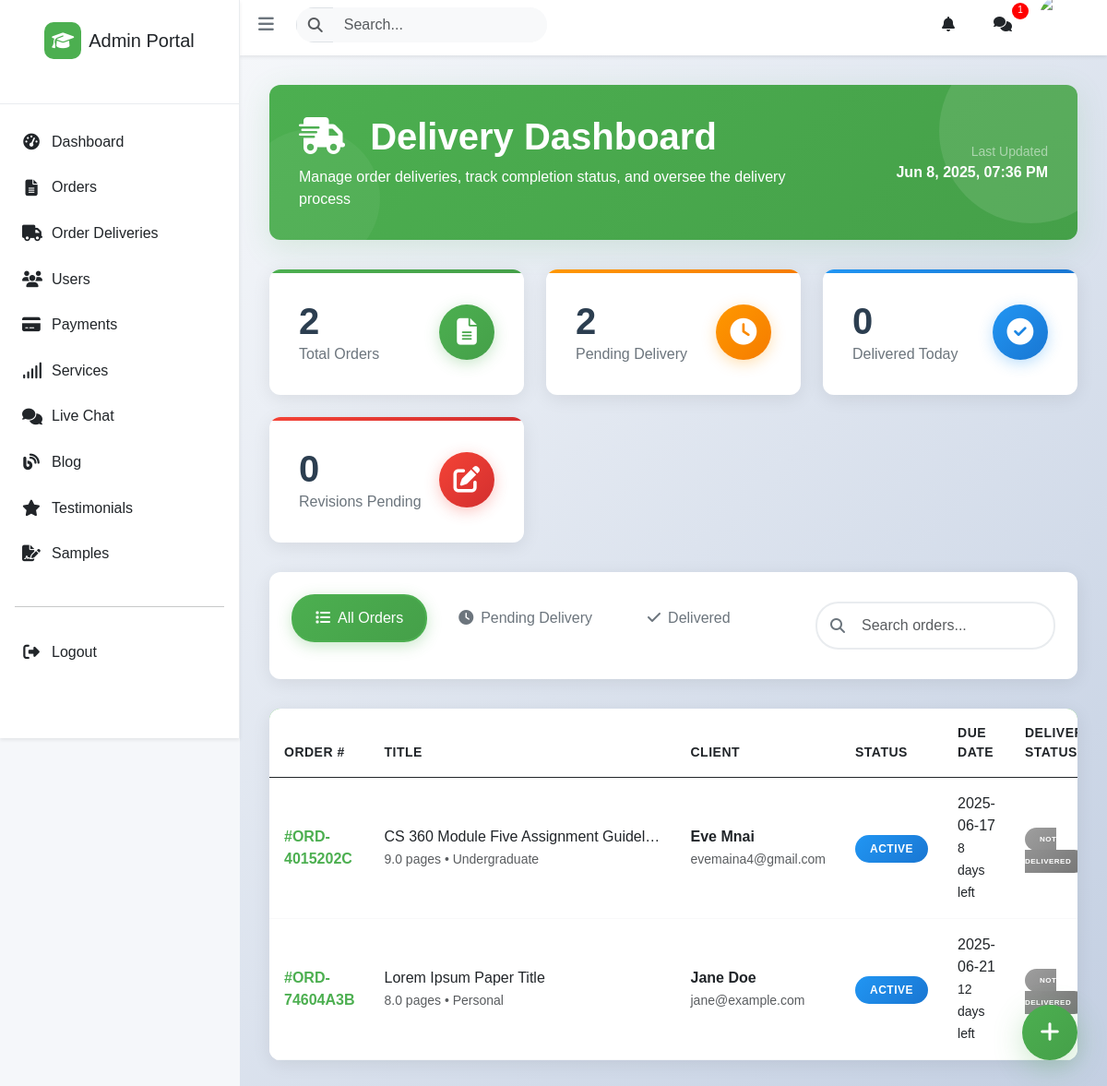
The app's page /orders/delivery (signed in) with its own data.
### app/models/order.py (models this page shows, shortened)
class Order(db.Model):
    id = db.Column(db.Integer, primary_key=True)
    order_number = db.Column(db.String(20), unique=True, nullable=False)
    client_id = db.Column(db.Integer, db.ForeignKey('users.id'), nullable=False)
    service_id = db.Column(db.Integer, db.ForeignKey('service.id'), nullable=False)
    academic_level_id = db.Column(db.Integer, db.ForeignKey('academic_level.id'), nullable=False)
    deadline_id = db.Column(db.Integer, db.ForeignKey('deadline.id'), nullable=False)
    title = db.Column(db.String(255), nullable=False)
    description = db.Column(db.Text, nullable=False)
    word_count = db.Column(db.Integer, nullable=False)
    page_count = db.Column(db.Float, nullable=False)
    format_style = db.Column(db.Text, default=False)
    report_type =db.Column(db.String,default=False, nullable=True)
    total_price = db.Column(db.Float, nullable=False)
    status = db.Column(db.String(50), default="pending")
    paid = db.Column(db.Boolean, default=False)
    created_at = db.Column(db.DateTime, default=datetime.now)
    updated_at = db.Column(db.DateTime, default=datetime.now, onupdate=datetime.now)
    due_date = db.Column(db.DateTime, nullable=False)
    writer_is_assigned = db.Column(db.Boolean, default=False)
    writer_assigned_at = db.Column(db.DateTime)
    extension_requested = db.Column(db.Boolean, default=False)
    extension_requested_at = db.Column(db.DateTime)
    files = db.relationship('OrderFile', backref='order', lazy=True)
    payments = db.relationship('Payment', back_populates='order', lazy=True)
    invoice = db.relationship('Invoice', back_populates='order', uselist=False)
    comments = db.relationship('OrderComment', backref='order', lazy=True, cascade="all, delete-orphan")
    deliveries = db.relationship('OrderDelivery', backref='order', lazy=True, cascade="all, delete-orphan")

### app/models/service.py (models this page shows, shortened)
class AcademicLevel(db.Model):
    id = db.Column(db.Integer, primary_key=True)
    name = db.Column(db.String(100), nullable=False)
    order = db.Column(db.Integer, default=0)
    orders = db.relationship('Order', backref='academic_level', lazy=True)
    price_rates = db.relationship('PriceRate', backref='academic_level', lazy=True)

### app/models/user.py (models this page shows, shortened)
class User(UserMixin, db.Model):
    __tablename__ = 'users'
    id = db.Column(db.Integer, primary_key=True)
    email_verified = db.Column(db.Boolean, default=False)
    email_verification_token = db.Column(db.String(100))
    failed_login_attempts = db.Column(db.Integer, default=0)
    last_failed_login = db.Column(db.DateTime)
    username = db.Column(db.String(64), unique=True, nullable=False)
    email = db.Column(db.String(120), unique=True, nullable=False)
    password_hash = db.Column(db.String(256), nullable=False)
    first_name = db.Column(db.String(100))
    last_name = db.Column(db.String(100))
    gender = db.Column(db.Enum('male', 'female', name='gender_types'), nullable=False)
    is_admin = db.Column(db.Boolean, default=False, server_default='false')
    created_at = db.Column(db.DateTime, default=datetime.now)
    referral_code = db.Column(db.String(10), unique=True)
    reward_points = db.Column(db.Integer, default=0)
    braintree_customer_id = db.Column(db.String(50))
    orders = db.relationship('Order', foreign_keys='Order.client_id', backref='client', lazy=True)
    referrals = db.relationship('Referral', foreign_keys='Referral.referrer_id', backref='referrer', lazy=True)
    referred_by = db.relationship('Referral', foreign_keys='Referral.referred_id', backref='referred', lazy=True)
    notifications = db.relationship('Notification', backref='user', lazy=True)
    blog_posts = db.relationship('BlogPost', backref='author', lazy=True)
    testimonials = db.relationship('Testimonial', backref='author', lazy=True, cascade='all, delete-orphan')
    def get_name(self):
        if self.first_name and self.last_name:
            return f"{self.first_name} {self.last_name}"
        return self.username

### app/routes/admin_order_delivery.py (the view, shortened to what this page needs)
@admin_delivery_bp.route('/orders/delivery')
@login_required
@admin_required
def delivery_dashboard():
    page = request.args.get('page', 1, type=int)
    status_filter = request.args.get('status', 'all')
    search_query = request.args.get('search', '')
    orders_query = Order.query.filter(Order.status.in_(['completed pending review', 'active', 'revision', 'completed']))
    if status_filter == 'pending':
        orders_query = orders_query.outerjoin(OrderDelivery).filter(OrderDelivery.id.is_(None))
    elif status_filter == 'delivered':
        orders_query = orders_query.join(OrderDelivery)
    orders = orders_query.order_by(Order.due_date.asc()).paginate(
        page=page, per_page=20, error_out=False
    )
    recent_deliveries = OrderDelivery.query.order_by(
        OrderDelivery.delivered_at.desc()
    ).limit(10).all()
    stats = {
        'total_orders': Order.query.filter(Order.status.in_(['completed pending review', 'active', 'revision', 'completed'])).count(),
        'pending_delivery': Order.query.filter(Order.status.in_(['completed pending review', 'active', 'revision']))
                          .outerjoin(OrderDelivery).filter(OrderDelivery.id.is_(None)).count(),
        'delivered_today': OrderDelivery.query.filter(
            OrderDelivery.delivered_at >= datetime.now().date()
        ).count(),
        'revisions_pending': Order.query.filter(Order.status == 'revision').count()
    }
    current_date = datetime.now()
    return render_template('admin/orders/delivery.html',
                         orders=orders,
                         recent_deliveries=recent_deliveries,
                         stats=stats,
                         status_filter=status_filter,
                         current_date=current_date,
                         search_query=search_query)

### app/routes/admin_order_delivery.py (called while the page is built)
def admin_required(f):
    @wraps(f)
    def decorated_function(*args, **kwargs):
        if not current_user.is_authenticated or not current_user.is_admin:
            flash('Access denied. Admin privileges required.', 'error')
            return redirect(url_for('main.index'))
        return f(*args, **kwargs)
    return decorated_function

### app/templates/admin/orders/delivery.html (shortened to what this page needs)
{% extends "admin/base.html" %}
{% block styles %}
<link rel="stylesheet" href="https://cdn.jsdelivr.net/npm/select2@4.1.0-rc.0/dist/css/select2.min.css">
{% endblock %}
{% block content %}
<div class="delivery-dashboard">
    <div class="delivery-header animate-fade-in-up">
        <div class="delivery-header-content">
            <div class="row align-items-center">
                <div class="col-md-8">
                    <h1 class="mb-2 fw-bold">
                        <i class="fas fa-truck-fast me-3"></i>
                        Delivery Dashboard
                    </h1>
                    <p class="mb-0 opacity-90">
                        Manage order deliveries, track completion status, and oversee the delivery process
                    </p>
                </div>
                <div class="col-md-4 text-md-end">
                    <div class="d-flex flex-column align-items-md-end">
                        <div class="text-white-50 small">Last Updated</div>
                        <div class="fw-semibold" id="current-time"></div>
                    </div>
                </div>
            </div>
        </div>
    </div>
    <div class="stats-grid">
        <div class="stat-card animate-fade-in-up animate-delay-1">
            <div class="stat-card-content">
                <div class="stat-info">
                    <h3>{{ stats.total_orders }}</h3>
                    <p>Total Orders</p>
                </div>
                <div class="stat-icon">
                    <i class="fas fa-file-alt"></i>
                </div>
            </div>
        </div>
        <div class="stat-card warning animate-fade-in-up animate-delay-2">
            <div class="stat-card-content">
                <div class="stat-info">
                    <h3>{{ stats.pending_delivery }}</h3>
                    <p>Pending Delivery</p>
                </div>
                <div class="stat-icon warning">
                    <i class="fas fa-clock"></i>
                </div>
            </div>
        </div>
        <div class="stat-card info animate-fade-in-up animate-delay-3">
            <div class="stat-card-content">
                <div class="stat-info">
                    <h3>{{ stats.delivered_today }}</h3>
                    <p>Delivered Today</p>
                </div>
                <div class="stat-icon info">
                    <i class="fas fa-check-circle"></i>
                </div>
            </div>
        </div>
        <div class="stat-card danger animate-fade-in-up animate-delay-4">
            <div class="stat-card-content">
                <div class="stat-info">
                    <h3>{{ stats.revisions_pending }}</h3>
                    <p>Revisions Pending</p>
                </div>
                <div class="stat-icon danger">
                    <i class="fas fa-edit"></i>
                </div>
            </div>
        </div>
    </div>
    <div class="delivery-controls animate-fade-in-up">
        <div class="row align-items-center">
            <div class="col-lg-8">
                <ul class="nav nav-pills filter-tabs" role="tablist">
                    <li class="nav-item">
                        <a class="nav-link {% if status_filter == 'all' %}active{% endif %}"
                           href="{{ url_for('admin_delivery.delivery_dashboard', status='all') }}">
                            <i class="fas fa-list me-2"></i>All Orders
                        </a>
                    </li>
                    <li class="nav-item">
                        <a class="nav-link {% if status_filter == 'pending' %}active{% endif %}"
                           href="{{ url_for('admin_delivery.delivery_dashboard', status='pending') }}">
                            <i class="fas fa-clock me-2"></i>Pending Delivery
                        </a>
                    </li>
                    <li class="nav-item">
                        <a class="nav-link {% if status_filter == 'delivered' %}active{% endif %}"
                           href="{{ url_for('admin_delivery.delivery_dashboard', status='delivered') }}">
                            <i class="fas fa-check me-2"></i>Delivered
                        </a>
                    </li>
                </ul>
            </div>
            <div class="col-lg-4">
                <form method="GET" class="search-bar">
                    <input type="text" name="search" class="form-control"
                           placeholder="Search orders..." value="{{ search_query }}">
                    <i class="fas fa-search search-icon"></i>
                </form>
            </div>
        </div>
    </div>
    <div class="orders-table-container animate-fade-in-up">
        {% if orders.items %}
        <table class="table orders-table">
            <thead>
                <tr>
                    <th>Order #</th>
                    <th>Title</th>
                    <th>Client</th>
                    <th>Status</th>
                    <th>Due Date</th>
                    <th>Delivery Status</th>
                </tr>
            </thead>
            <tbody>
                {% for order in orders.items %}
                <tr>
                    <td>
                        <span class="order-number">#{{ order.order_number }}</span>
                    </td>
                    <td>
                        <div class="order-title" title="{{ order.title }}">
                            {{ order.title }}
                        </div>
                        <small class="text-muted">
                            {{ order.page_count }} pages • {{ order.academic_level.name }}
                        </small>
                    </td>
                    <td>
                        <div class="fw-semibold">{{ order.client.get_name() }}</div>
                        <small class="text-muted">{{ order.client.email }}</small>
                    </td>
                    <td>
                        <span class="status-badge status-{{ order.status.replace(' ', '-') }}">
                            {{ order.status.title() }}
                        </span>
                    </td>
                    <td>
                        {% set days_left = (order.due_date - current_date).days %}
                        <div class="due-date
                            ">
                            {{ order.due_date.strftime('%Y-%m-%d') }}
                            <br>
                            <small>
                                {% if days_left < 0 %}
                                    {{ -days_left }} days overdue
                                {% elif days_left == 0 %}
                                    Due today
                                {% elif days_left == 1 %}
                                    Due tomorrow
                                {% else %}
                                    {{ days_left }} days left
                                {% endif %}
                            </small>
                        </div>
                    </td>
                    <td>
                        {% if order.deliveries %}
                            {% set latest_delivery = order.deliveries[-1] %}
                            <span class="status-badge status-{{ latest_delivery.delivery_status }}">
                                {{ latest_delivery.delivery_status.title() }}
                            </span>
                            <br>
                            <small class="text-muted">
                                {{ latest_delivery.delivered_at.strftime('%Y-%m-%d %H:%M') }}
                            </small>
                        {% else %}
                            <span class="status-badge status-pending">
                                Not Delivered
                            </span>
                        {% endif %}
                    </td>
                </tr>
                {% endfor %}
            </tbody>
        </table>
        {% endif %}
    </div>
</div>
<button class="floating-action-btn" title="Quick Actions" onclick="showQuickActions()">
    <i class="fas fa-plus"></i>
</button>
{% endblock %}

### app/templates/admin/base.html (style rules this page uses)
:root { --primary: #4caf50; --primary-light: #81c784; --primary-dark: #388e3c; --primary-subtle: rgba(76, 175, 80, 0.1); --secondary: #2196f3; --success: #4caf50; --info: #00bcd4; --warning: #ffc107; --danger: #f44336; --light: #f8f9fa; --dark: #212529; --gray: #6c757d; --gray-light: #e9ecef; --sidebar-width: 260px; --sidebar-collapsed-width: 70px; --top-nav-height: 60px; }
body { font-family: "Inter", "Segoe UI", Roboto, sans-serif; background-color: #f5f7fa; }
.admin-dashboard-page { background-color: #f5f7fa; margin: 0; padding: 0; }
.stat-card { transition: all 0.3s ease; }
.table> :not(:first-child) { border-top: 1px solid currentColor; }

### records on screen
Order: order_number "ORD-4015202C", title "CS 360 Module Five Assignment Guidel…", page_count "9.0", academic_level.name "Undergraduate", client.get_name "Eve Mnai", client.email "evemaina4@gmail.com", status "ACTIVE", due_date "2025-06-17", days_left "8"
Order: order_number "ORD-74604A3B", title "Lorem Ipsum Paper Title", page_count "8.0", academic_level.name "Personal", client.get_name "Jane Doe", client.email "jane@example.com", status "ACTIVE", due_date "2025-06-21", days_left "12"

### other values on screen
{{ stats.total_orders }} "2"
{{ stats.pending_delivery }} "2"
{{ stats.delivered_today }} "0"
{{ stats.revisions_pending }} "0"
